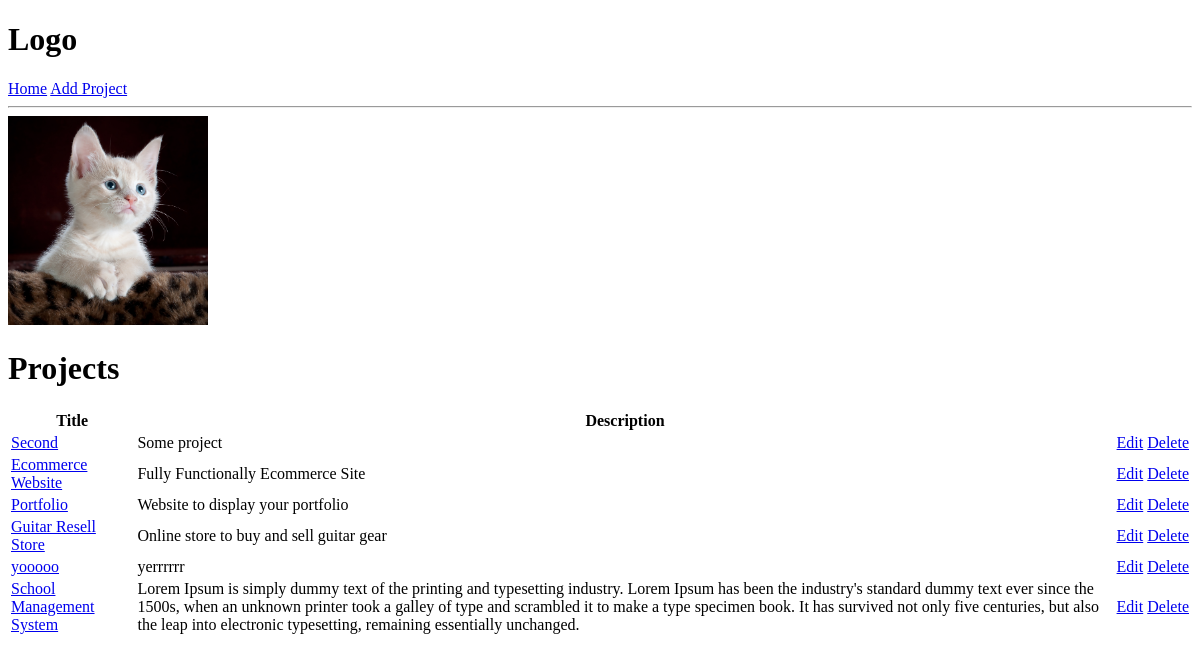
Before: / with the older database file.
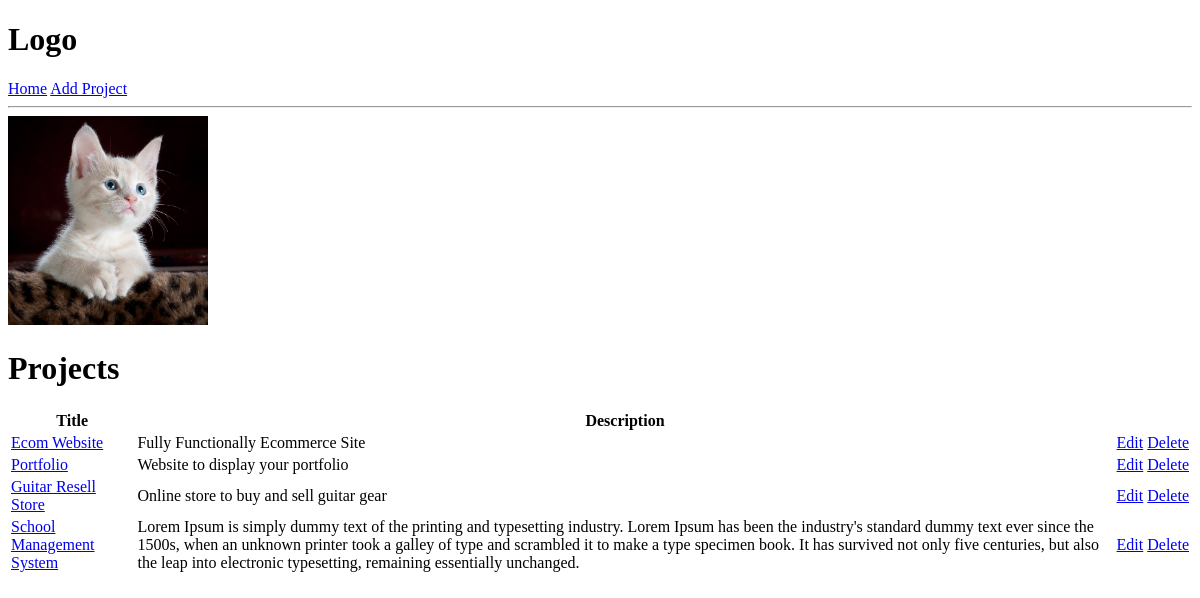
After: the same page with the newer database file.
### projects/models.py (models this page shows, shortened)
class Project(models.Model):
    title = models.CharField(max_length=200)
    description = models.TextField(null=True, blank=True)
    featured_image = models.ImageField(null=True, blank=True, default='default.jpg')
    demo_link = models.CharField(max_length=1000, null=True, blank=True)
    source_link = models.CharField(max_length=1000, null=True, blank=True)
    vote_total = models.IntegerField(default=0)
    vote_ratio = models.IntegerField(default=0)
    tags = models.ManyToManyField('Tag', blank=True)
    created = models.DateTimeField(auto_now_add=True)
    id = models.UUIDField(default=uuid.uuid4, unique=True, primary_key=True, editable=False)

### projects/views.py (the view)
# urls.py: path('', include('projects.urls'))
def projects(request):
    projects = Project.objects.all()
    context = {'projects':projects}
    return render(request, template_name='projects/projects.html', context=context)

### projects/templates/projects/projects.html
{% extends 'main.html' %}
{% load static %}
{% block content %}
<img style="width: 200px;" src="{% static 'images/cat.jpg' %}" >
<h1>Projects</h1>
<table>
    <thead>
        <tr>
            <th>Title</th>
            <th>Description</th>
            <th></th>
            <th></th>
        </tr>
    </thead>
    <tbody>
        {% for project in projects %}
        <tr>
            <td><a href="{% url 'project' project.id %}">{{project.title}}</a></td>
            <td>{{project.description}}</td>
            <td><a href="{% url 'update-project' project.id%}">Edit</a></td>
            <td><a href="{% url 'delete-project' project.id%}">Delete</a></td>
        </tr>
        {% endfor %}
    </tbody>
</table>
{% endblock content %}

### templates/main.html (shortened to what this page needs)
<!DOCTYPE html>
{% load static %}
<html lang="en">
<head>
    <link rel="stylesheet" type='text/css' media='screen' href='{% static "styles/main.css" %}'>
</head>
<body>
    {% include 'navbar.html' %}
    {% block content %}
    {% endblock content %}
</body>
</html>

### templates/navbar.html
<h1>Logo</h1>
<a href="/">Home</a>
<a href="{% url 'create-project' %}">Add Project</a>
<hr>

Changed rows visible on the page:
removed Project: title "Second", description "Some project"
removed Project: title "yooooo", description "yerrrrrr"
changed Project "Fully Functionally Ecommerce Site": title "Ecommerce Website" → "Ecom Website"
